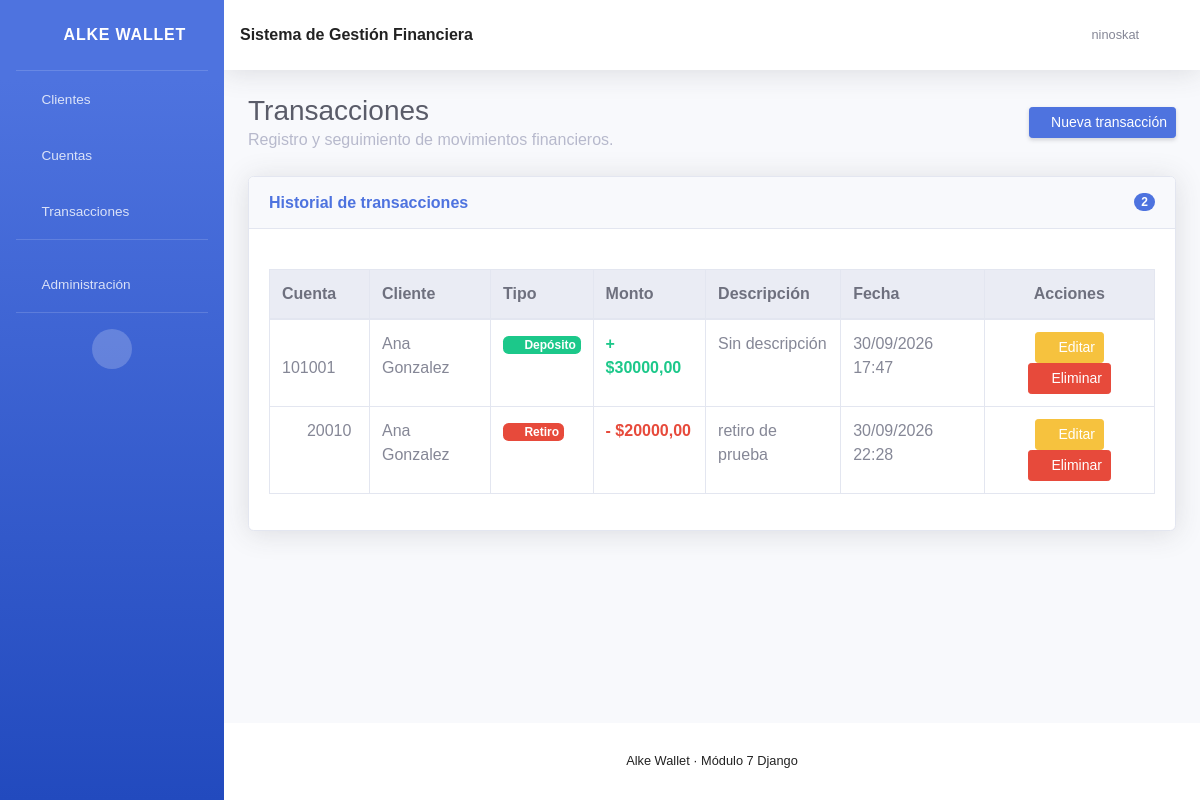
Before: /transacciones/ (signed in) with the older database file.
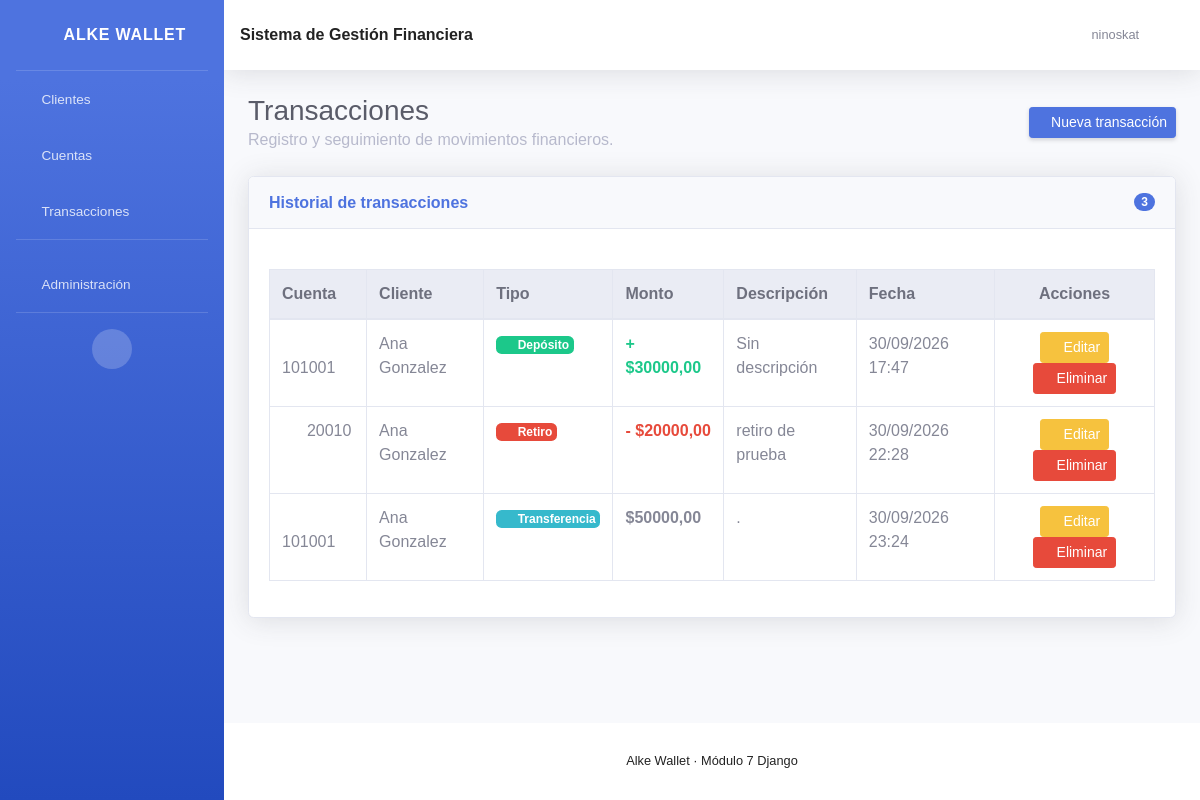
After: the same page with the newer database file.
### gestion/models.py (models this page shows, shortened)
class Transaccion(models.Model):
    TIPOS_TRANSACCION = [
        ('DEPOSITO', 'Depósito'),
        ('RETIRO', 'Retiro'),
        ('TRANSFERENCIA', 'Transferencia'),
    ]
    cuenta = models.ForeignKey(
        Cuenta,
        on_delete=models.CASCADE,
        related_name='transacciones'
    )
    tipo = models.CharField(
        max_length=20,
        choices=TIPOS_TRANSACCION
    )
    monto = models.DecimalField(
        max_digits=12,
        decimal_places=2
    )
    descripcion = models.CharField(
        max_length=255,
        blank=True
    )
    fecha = models.DateTimeField(
        auto_now_add=True
    )

class Cuenta(models.Model):
    TIPOS_CUENTA = [
        ('VISTA', 'Cuenta Vista'),
        ('AHORRO', 'Cuenta de Ahorro'),
    ]
    cliente = models.ForeignKey(
        Cliente,
        on_delete=models.CASCADE,
        related_name='cuentas'
    )
    numero_cuenta = models.CharField(
        max_length=20,
        unique=True
    )
    tipo_cuenta = models.CharField(
        max_length=20,
        choices=TIPOS_CUENTA
    )
    saldo = models.DecimalField(
        max_digits=12,
        decimal_places=2,
        default=0
    )
    activa = models.BooleanField(
        default=True
    )
    fecha_creacion = models.DateTimeField(
        auto_now_add=True
    )

class Cliente(models.Model):
    usuario = models.OneToOneField(
        User,
        on_delete=models.CASCADE,
        null=True,
        blank=True
    )
    nombre = models.CharField(
        max_length=100
    )
    apellido = models.CharField(
        max_length=100
    )
    email = models.EmailField(
        unique=True
    )
    telefono = models.CharField(
        max_length=20,
        blank=True,
        null=True
    )
    fecha_creacion = models.DateTimeField(
        auto_now_add=True
    )

### gestion/views.py (the view)
class TransaccionListView(LoginRequiredMixin, ListView):
    model = Transaccion
    template_name = 'gestion/transacciones/lista.html'
    context_object_name = 'transacciones'

### gestion/templates/gestion/transacciones/lista.html (shortened to what the changed rows need)
{% extends 'gestion/base.html' %}
{% block contenido %}
<div class="d-sm-flex align-items-center justify-content-between mb-4">
    <div>
        <h1 class="h3 mb-0 text-gray-800">
            Transacciones
        </h1>
    </div>
</div>
<div class="card shadow mb-4">
    <div class="card-header py-3 d-flex flex-row align-items-center justify-content-between">
        <h6 class="m-0 font-weight-bold text-primary">
            Historial de transacciones
        </h6>
        <span class="badge badge-primary badge-pill">
            {{ transacciones|length }}
        </span>
    </div>
    <div class="card-body">
        <div class="table-responsive">
            <table class="table table-bordered table-hover" width="100%" cellspacing="0">
                <thead class="thead-light">
                    <tr>
                        <th>Cuenta</th>
                        <th>Cliente</th>
                        <th>Tipo</th>
                        <th>Monto</th>
                        <th>Descripción</th>
                        <th>Fecha</th>
                        <th class="text-center">Acciones</th>
                    </tr>
                </thead>
                <tbody>
                    {% for transaccion in transacciones %}
                    <tr>
                        <td>
                            <i class="fas fa-wallet text-primary mr-2"></i>
                            {{ transaccion.cuenta.numero_cuenta }}
                        </td>
                        <td>
                            {{ transaccion.cuenta.cliente.nombre }}
                            {{ transaccion.cuenta.cliente.apellido }}
                        </td>
                        <td>
                            {% if transaccion.tipo == 'DEPOSITO' %}
                                <span class="badge badge-success">
                                    <i class="fas fa-arrow-down mr-1"></i>
                                    Depósito
                                </span>
                            {% elif transaccion.tipo == 'RETIRO' %}
                                <span class="badge badge-danger">
                                    <i class="fas fa-arrow-up mr-1"></i>
                                    Retiro
                                </span>
                            {% elif transaccion.tipo == 'TRANSFERENCIA' %}
                                <span class="badge badge-info">
                                    <i class="fas fa-exchange-alt mr-1"></i>
                                    Transferencia
                                </span>
                            {% else %}
                                <span class="badge badge-secondary">
                                    {{ transaccion.get_tipo_display }}
                                </span>
                            {% endif %}
                        </td>
                        <td>
                            {% if transaccion.tipo == 'DEPOSITO' %}
                                <strong class="text-success">
                                    + ${{ transaccion.monto }}
                                </strong>
                            {% elif transaccion.tipo == 'RETIRO' %}
                                <strong class="text-danger">
                                    - ${{ transaccion.monto }}
                                </strong>
                            {% else %}
                                <strong>
                                    ${{ transaccion.monto }}
                                </strong>
                            {% endif %}
                        </td>
                        <td>
                            {{ transaccion.descripcion|default:"Sin descripción" }}
                        </td>
                        <td>
                            {{ transaccion.fecha|date:"d/m/Y H:i" }}
                        </td>
                        <td class="text-center">
                            <a
                                href="{% url 'editar_transaccion' transaccion.id %}"
                                class="btn btn-sm btn-warning"
                            >
                                <i class="fas fa-edit"></i>
                                Editar
                            </a>
                            <a
                                href="{% url 'eliminar_transaccion' transaccion.id %}"
                                class="btn btn-sm btn-danger"
                            >
                                <i class="fas fa-trash"></i>
                                Eliminar
                            </a>
                        </td>
                    </tr>
                    {% endfor %}
                </tbody>
            </table>
        </div>
    </div>
</div>
{% endblock %}

Changed rows visible on the page:
added Transaccion: tipo "TRANSFERENCIA" (drawn)
Other visible differences:
{{ transacciones|length }}: "2" → "3"
